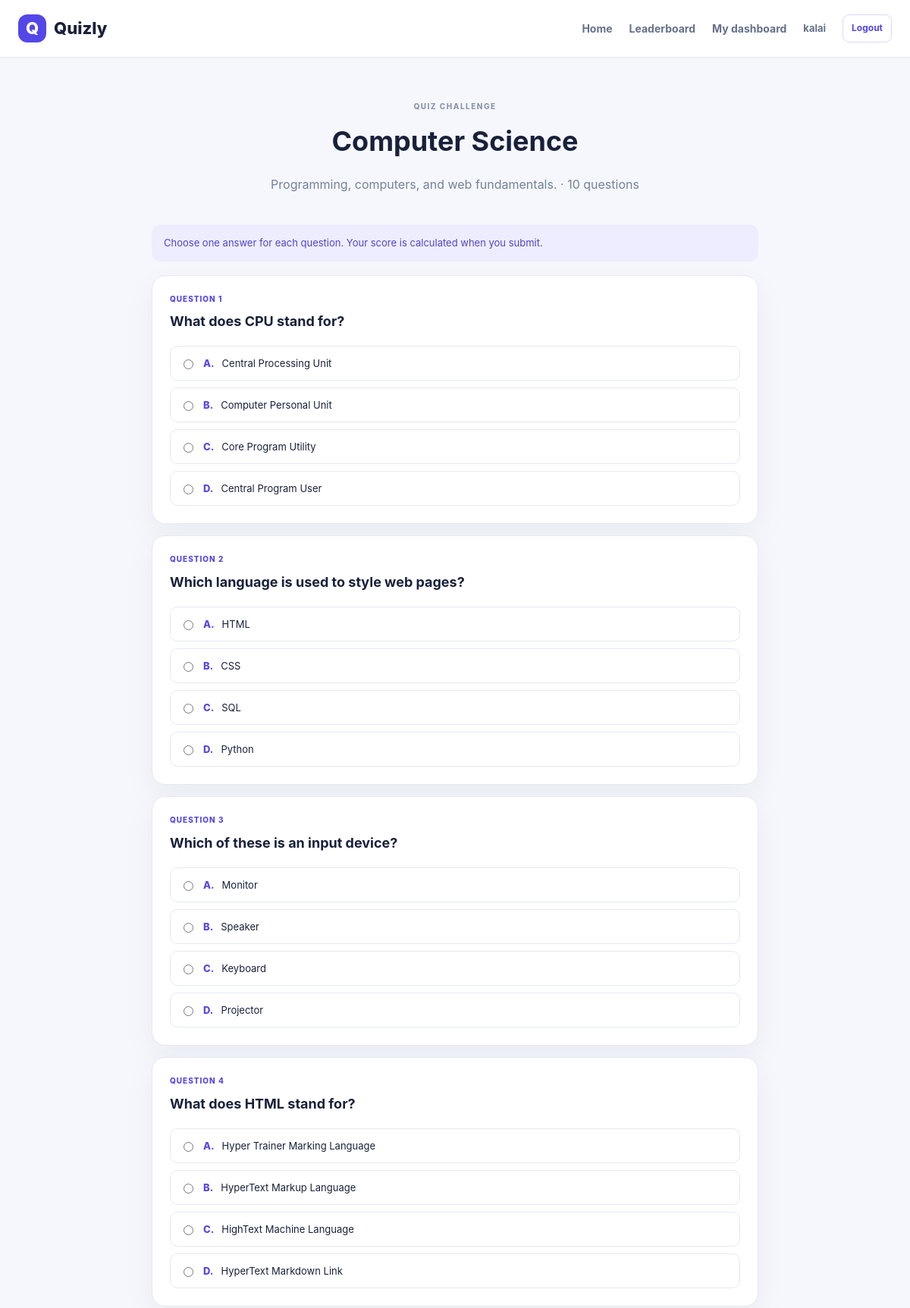
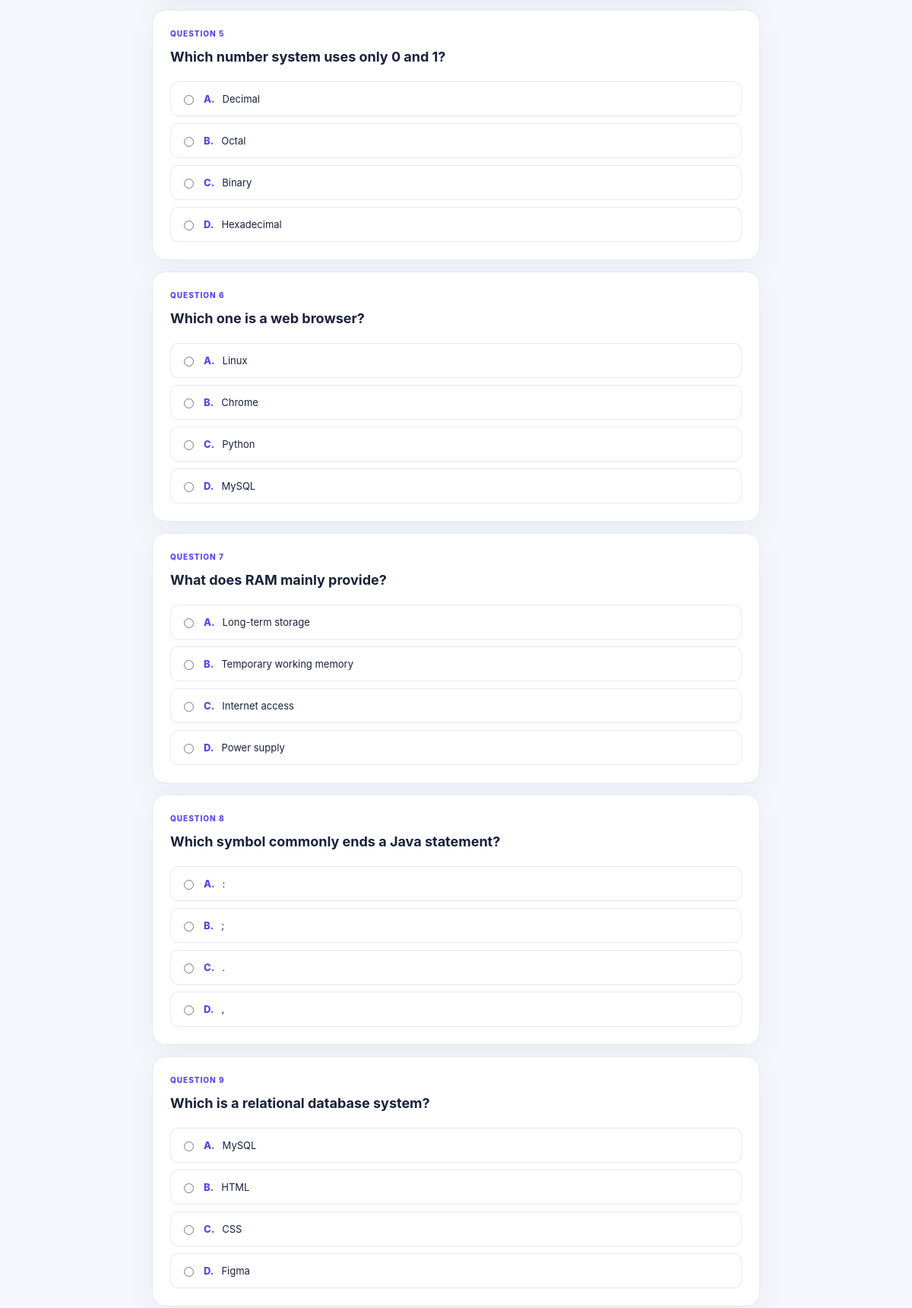
Page /quiz/2 (signed in, upper part) on the committed database (2 pictures, top to bottom).
### tables this page shows
CREATE TABLE quizzes (
      id INTEGER PRIMARY KEY AUTOINCREMENT,
      title TEXT NOT NULL, description TEXT DEFAULT '',
      created_at TEXT NOT NULL
    );

CREATE TABLE questions (
      id INTEGER PRIMARY KEY AUTOINCREMENT,
      quiz_id INTEGER NOT NULL REFERENCES quizzes(id) ON DELETE CASCADE,
      question TEXT NOT NULL, option_a TEXT NOT NULL, option_b TEXT NOT NULL,
      option_c TEXT NOT NULL, option_d TEXT NOT NULL, correct_option INTEGER NOT NULL CHECK(correct_option BETWEEN 0 AND 3)
    );

### app.py (the view, shortened to what this page needs)
@app.route("/quiz/<int:quiz_id>", methods=["GET", "POST"])
@login_required("participant")
def take_quiz(quiz_id):
    con = db()
    quiz = con.execute("SELECT * FROM quizzes WHERE id=?", (quiz_id,)).fetchone()
    if not quiz:
        con.close()
        abort(404)
    questions = con.execute("SELECT * FROM questions WHERE quiz_id=? ORDER BY id", (quiz_id,)).fetchall()
    con.close()
    return render_template("take_quiz.html", quiz=quiz, questions=questions)

### app.py (called while the page is built)
def db():
    con = sqlite3.connect(DB_PATH)
    con.row_factory = sqlite3.Row
    con.execute("PRAGMA foreign_keys = ON")
    return con

def login_required(role=None):
    def decorator(fn):
        @wraps(fn)
        def wrapped(*args, **kwargs):
            if not session.get("user_id"):
                flash("Please log in first.", "warning")
                return redirect(url_for("login"))
            if role and session.get("role") != role:
                abort(403)
            return fn(*args, **kwargs)
        return wrapped
    return decorator

@app.context_processor
def common_context():
    return {"current_user": session.get("name"), "current_role": session.get("role")}

### templates/take_quiz.html
{% extends "base.html" %}{% block title %}{{ quiz.title }}{% endblock %}{% block content %}<div class="quiz-header"><span class="eyebrow">QUIZ CHALLENGE</span><h1>{{ quiz.title }}</h1><p class="muted">{{ quiz.description }} · {{ questions|length }} questions</p></div>{% if questions %}<form method="post" class="quiz-form"><div class="quiz-tip">Choose one answer for each question. Your score is calculated when you submit.</div>{% for q in questions %}<section class="card question-block"><div class="question-label">QUESTION {{ loop.index }}</div><h3>{{ q.question }}</h3><div class="option-list">{% for opt in [q.option_a,q.option_b,q.option_c,q.option_d] %}<label class="option"><input type="radio" name="q{{ q.id }}" value="{{ loop.index0 }}" required><span>{{ ['A','B','C','D'][loop.index0] }}.</span>{{ opt }}</label>{% endfor %}</div></section>{% endfor %}<button class="btn submit-quiz" type="submit" onclick="return confirm('Submit your answers now?')">Submit quiz and view score →</button></form>{% else %}<div class="card">This quiz has no questions yet.</div>{% endif %}{% endblock %}

### static/style.css (style rules this page uses)
:root { --bg:#f5f7fc;--card:#fff;--ink:#18213b;--muted:#75809a;--primary:#5447e8;--primary2:#766cf5;--line:#e6e9f2;--soft:#f0efff;--green:#15966a;--shadow:0 15px 40px #1b28500d }
* { box-sizing:border-box }
body { margin:0;background:var(--bg);font-family:Inter,Segoe UI,Arial,sans-serif;color:var(--ink);line-height:1.55 }
.eyebrow { color:#8d96ab;font-size:10px;font-weight:850;letter-spacing:1.5px }
.muted { color:var(--muted) }
.card,.stat,.form-card,.table-wrap { background:var(--card);border:1px solid var(--line);border-radius:18px;box-shadow:var(--shadow) }
.quiz-header { text-align:center;padding:18px 0 25px }
.quiz-header h1 { font-size:36px;margin:8px 0 }
.quiz-form { max-width:800px;margin:auto }
.quiz-tip { background:#eeedff;color:#5145c9;padding:14px 16px;border-radius:12px;font-size:13px;margin-bottom:18px }
.question-block { padding:23px;margin:15px 0 }
.question-label { font-size:10px;letter-spacing:1px;font-weight:850;color:var(--primary) }
.question-block h3 { font-size:18px;margin:8px 0 18px }
.option-list { display:grid;gap:9px }
.option { display:flex;gap:10px;align-items:center;padding:12px;border:1px solid var(--line);border-radius:10px;cursor:pointer;font-size:13px }
.option input { accent-color:var(--primary) }
.option span { font-weight:800;color:var(--primary) }

### rows in the picture
quizzes: title "Computer Science", description "Programming, computers, and web fundamentals."
questions: question "What does CPU stand for?", index0 "A", option_a "Central Processing Unit", index0 "B", option_b "Computer Personal Unit", index0 "C", option_c "Core Program Utility", index0 "D", option_d "Central Program User"
questions: question "Which language is used to style web pages?", index0 "A", option_a "HTML", index0 "B", option_b "CSS", index0 "C", option_c "SQL", index0 "D", option_d "Python"
questions: question "Which of these is an input device?", index0 "A", option_a "Monitor", index0 "B", option_b "Speaker", index0 "C", option_c "Keyboard", index0 "D", option_d "Projector"
questions: question "What does HTML stand for?", index0 "A", option_a "Hyper Trainer Marking Language", index0 "B", option_b "HyperText Markup Language", index0 "C", option_c "HighText Machine Language", index0 "D", option_d "HyperText Markdown Link"
questions: question "Which number system uses only 0 and 1?", index0 "A", option_a "Decimal", index0 "B", option_b "Octal", index0 "C", option_c "Binary", index0 "D", option_d "Hexadecimal"
questions: question "Which one is a web browser?", index0 "A", option_a "Linux", index0 "B", option_b "Chrome", index0 "C", option_c "Python", index0 "D", option_d "MySQL"
questions: question "What does RAM mainly provide?", index0 "A", option_a "Long-term storage", index0 "B", option_b "Temporary working memory", index0 "C", option_c "Internet access", index0 "D", option_d "Power supply"
questions: question "Which symbol commonly ends a Java statement?", index0 "A" "B" "C" "D", option_d ":" ";" "." ","
questions: question "Which is a relational database system?", index0 "A", option_a "MySQL", index0 "B", option_b "HTML", index0 "C", option_c "CSS", index0 "D", option_d "Figma"

### other values in the picture
{{ current_user }} "kalai"
{{ questions|length }} "10"
